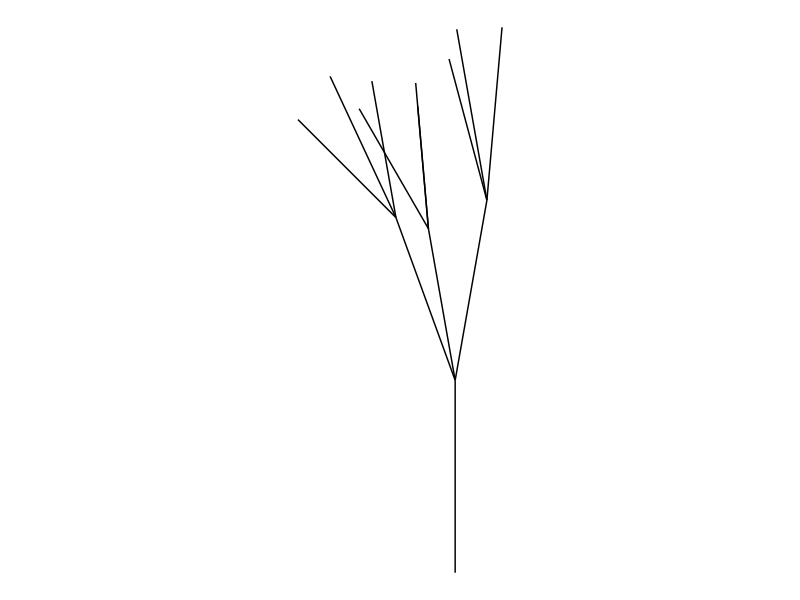

Here is the R script that generated this plot:

library(tidyverse)


# helper functions --------------------------------------------------------

radians <- function(degree) {
  2 * pi * degree / 360
}

adjust_scale <- function(s, scales) {
  s * sample(x = scales, size = length(s), replace = TRUE)
}

adjust_angle <- function(a, angles) {
  a + sample(x = angles, size = length(a), replace = TRUE)
}

adjust_x <- function(x, scale, angle) {
  x + scale * cos(radians(angle))
}

adjust_y <- function(y, scale, angle) {
  y + scale * sin(radians(angle))
}




# ashtree functions -------------------------------------------------------

grow_sapling <- function() {
  
  sapling <- tibble(
    old_x = 0,  # sapling grows from the origin
    old_y = 0,  # sapling grows from the origin
    new_x = 0,  # sapling doesn't grow horizontally
    new_y = 1,  # sapling does grow vertically
    angle = 90, # angle from horizontal is 90 degrees
    scale = 1,  # length of the sapling is 1
  )
  return(sapling)
}

grow_from <- function(tips) {
  
  # parameter values
  all_scales <- c(.8, .9, .95)
  all_angles <- c(-10, -5, 5, 10, 20, 25)
  
  # mutate the tips tibble
  new_growth <- tips %>%
    mutate(
      scale = adjust_scale(scale, all_scales),      # change segment length
      angle = adjust_angle(angle, all_angles),      # change segment angle
      old_x = new_x,                                # begin where last seg ended
      old_y = new_y,                                # begin where last seg ended
      new_x = adjust_x(old_x, scale, angle),        # end where this seg ends!
      new_y = adjust_y(old_y, scale, angle)         # end where this seg ends!
    )
  return(new_growth)
}


grow_many <- function(tips) {
  
  # parameter values
  splits <- 3

  # STAGE 9: show that map_dfr() is a handy way of binding everything 
  # into a single tibble! And...
  
  new_tips <- map_dfr(1:splits, ~grow_from(tips))
  return(new_tips)
}



# do stuff ----------------------------------------------------------------

set.seed(1)

# initialise
tree <- grow_sapling()
tips <- tree

# STAGE 9... use grow_many() instead of grow_from

# grow once
tips <- grow_many(tips)
tree <- bind_rows(tree, tips)

# grow again
tips <- grow_many(tips)
tree <- bind_rows(tree, tips)

pic <- ggplot(
  data = tree,
  mapping = aes(
    x = old_x, 
    y = old_y, 
    xend = new_x, 
    yend = new_y
  )
) + 
  geom_segment(show.legend = FALSE) + 
  theme_void() + 
  coord_equal()

plot(pic)
